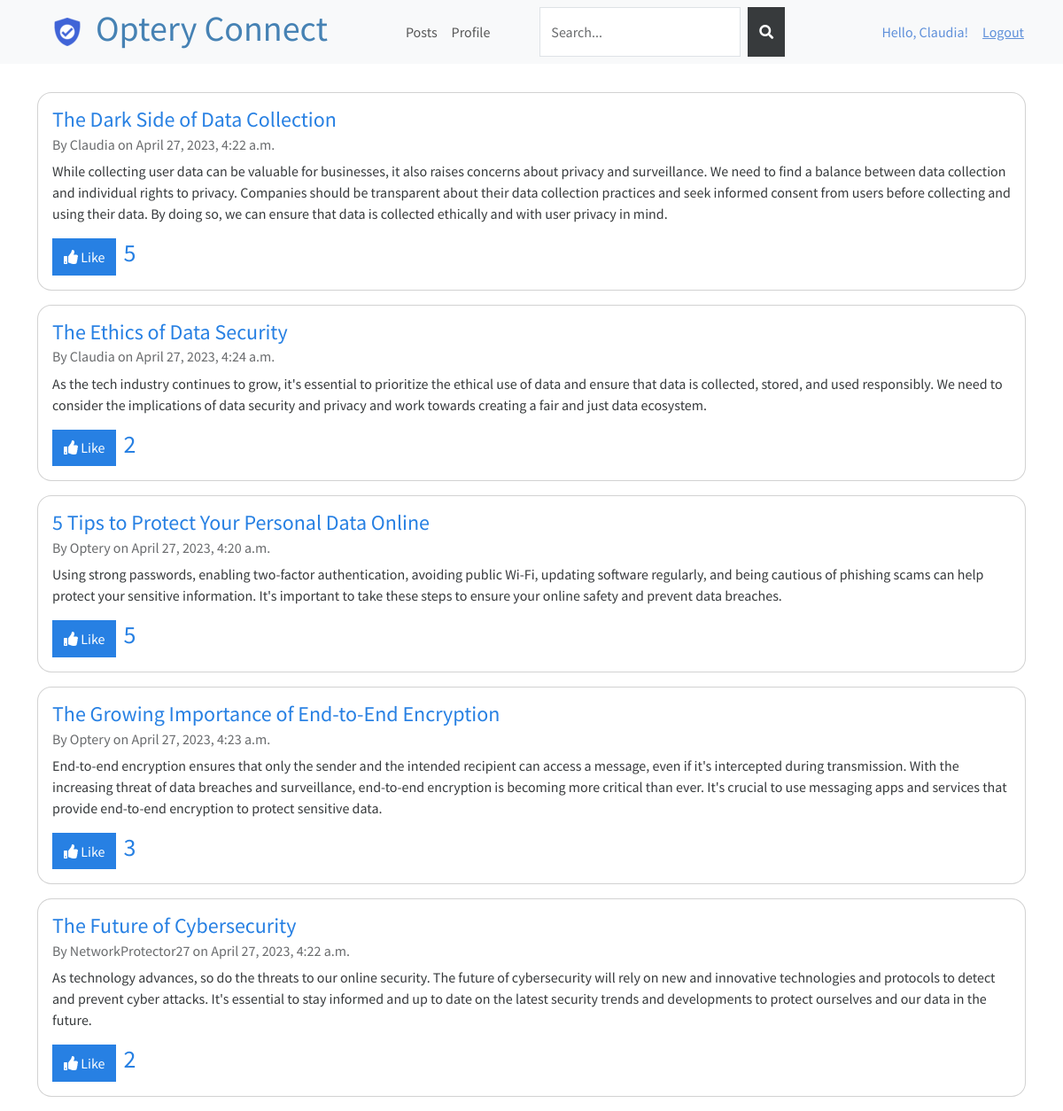
Screenshot of /social/posts/ (signed in) with the database file from the repository.
### social/models.py (models this page shows, shortened)
class Post(models.Model):
    title = models.CharField(max_length=200)
    content = models.TextField()
    date_posted = models.DateTimeField(auto_now_add=True)
    author = models.ForeignKey(User, on_delete=models.CASCADE)

### social/views.py (the view)
# urls.py: path('posts/', post_list, name='posts'),
@login_required
def post_list(request):
    posts = Post.objects.annotate(num_likes=Count('likes'))
    return render(request, 'social/post_list.html', {'posts': posts})

### templates/social/post_list.html (shortened to what this page needs)
{% extends 'base.html' %}
{% block content %}
<div class="posts" style="padding-top: 2rem;">
    {% for post in posts %}
    <div class="card">
        <div class="card-body">
            <a href="{% url 'social:post_detail' post.id %}" style="text-decoration: none;">
                <h4 class="card-title">{{ post.title }}</h4>
            </a>
            <h6 class="card-subtitle mb-2 text-muted">By {{ post.author.username }} on {{ post.date_posted }}</h6>
            <p class="card-text">{{ post.content }}</p>
            <div>
                <form hx-post="{% url 'social:like_post' post.id %}" hx-trigger="submit"
                    hx-target="#like-count-{{ post.id }}" style="display: flex;">
                    <button type="submit" class="btn btn-primary btn-block" style="width: auto;">
                        <i class="fa fa-thumbs-up"></i>
                        Like
                    </button>
                    <h3 id="like-count-{{ post.id }}" class="text-primary" style="margin-left: 0.5rem;">
                        {{ post.num_likes }}
                    </h3>
                </form>
            </div>
        </div>
    </div>
    {% endfor %}
</div>
{% endblock %}

### templates/partials/_navbar.html (shortened to what this page needs)
{% load static %}
<nav class="navbar navbar-expand-lg navbar-light bg-light">
    <div class="container-fluid">
        {% if user.is_authenticated %}
        <a href="{% url 'social:posts' %}"><img src="{% static 'img/logo.png' %}"
                style="padding-right:1rem; padding-left:3rem"></a>
        {% else %}
        <a href="{% url 'accounts:index' %}"><img src="{% static 'img/logo.png' %}"
                style="padding-right:1rem; padding-left:3rem"></a>
        {% endif %}
        <div class="collapse navbar-collapse" id="navbarNavAltMarkup">
            <div class="navbar-nav">
                <h1 style="padding-right: 5rem;color: steelblue;">Optery Connect</h1>
                {% if user.is_authenticated %}
                <li class="nav-item">
                    <a class="nav-item nav-link" href="{% url 'social:posts' %}">Posts</a>
                </li>
                <li class="nav-item">
                    <a class="nav-item nav-link" href="{% url 'accounts:user_profile' request.user %}">Profile</a>
                </li>
                <form class="d-flex" method="get" action="{% url 'social:search' %}" style="margin-left: 3rem;">
                    <input class="form-control me-sm-2" type="search" name="q" placeholder="Search...">
                    <button class="btn btn-secondary my-2 my-sm-0" type="submit"><i class="fa fa-search"></i></button>
                </form>
                {% endif %}
            </div>
        </div>
        {% if user.is_authenticated %}
        <span class="hello-msg">Hello, {{request.user}}!</span>
        <span><a class="hello-msg m2" href="{% url 'accounts:logout' %}">Logout</a></span>
        {% endif %}
    </div>
</nav>

### static/css/main.css (style rules this page uses)
.btn-primary { width: 100%; }
.hello-msg { display: flex; color: #5F90DA; margin-right: 1rem; }
.m2 { padding-right: 1rem; }
.nav-item { display: flex; align-items: center; }
.d-flex { margin-left: 3rem; }
.card { border-radius: 1rem; margin-bottom: 1rem; }

### rows the page displays
Post: title "The Dark Side of Data Collection", author.username "Claudia", date_posted "April 27, 2023, 4:22 a.m.", content "While collecting user data can be valuable for businesses, it also raises concerns about privacy and surveillance. We need to find a balance between data collection and individual rights to privacy. Companies should be transparent about their data collection practices and seek informed consent from users before collecting and using their data. By doing so, we can ensure that data is collected ethically and with user privacy in mind.", num_likes "5"
Post: title "The Ethics of Data Security", author.username "Claudia", date_posted "April 27, 2023, 4:24 a.m.", content "As the tech industry continues to grow, it's essential to prioritize the ethical use of data and ensure that data is collected, stored, and used responsibly. We need to consider the implications of data security and privacy and work towards creating a fair and just data ecosystem.", num_likes "2"
Post: title "5 Tips to Protect Your Personal Data Online", author.username "Optery", date_posted "April 27, 2023, 4:20 a.m.", content "Using strong passwords, enabling two-factor authentication, avoiding public Wi-Fi, updating software regularly, and being cautious of phishing scams can help protect your sensitive information. It's important to take these steps to ensure your online safety and prevent data breaches.", num_likes "5"
Post: title "The Growing Importance of End-to-End Encryption", author.username "Optery", date_posted "April 27, 2023, 4:23 a.m.", content "End-to-end encryption ensures that only the sender and the intended recipient can access a message, even if it's intercepted during transmission. With the increasing threat of data breaches and surveillance, end-to-end encryption is becoming more critical than ever. It's crucial to use messaging apps and services that provide end-to-end encryption to protect sensitive data.", num_likes "3"
Post: title "The Future of Cybersecurity", author.username "NetworkProtector27", date_posted "April 27, 2023, 4:22 a.m.", content "As technology advances, so do the threats to our online security. The future of cybersecurity will rely on new and innovative technologies and protocols to detect and prevent cyber attacks. It's essential to stay informed and up to date on the latest security trends and developments to protect ourselves and our data in the future.", num_likes "2"

### other values shown
{{ request.user }} "Claudia"
